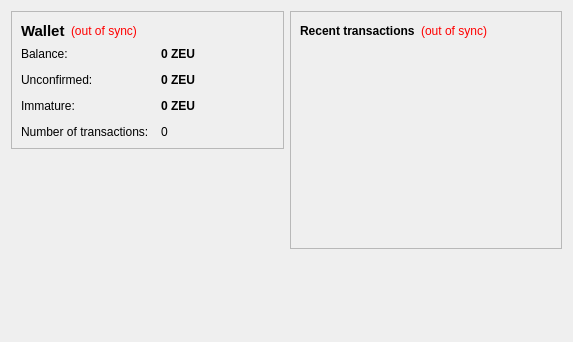
<?xml version="1.0" encoding="UTF-8"?>
<ui version="4.0">
 <class>OverviewPage</class>
 <widget class="QWidget" name="OverviewPage">
  <property name="geometry">
   <rect>
    <x>0</x>
    <y>0</y>
    <width>573</width>
    <height>342</height>
   </rect>
  </property>
  <property name="windowTitle">
   <string>Form</string>
  </property>
  <layout class="QHBoxLayout" name="horizontalLayout" stretch="1,1">
   <item>
    <layout class="QVBoxLayout" name="verticalLayout_2">
     <item>
      <widget class="QFrame" name="frame">
       <property name="frameShape">
        <enum>QFrame::StyledPanel</enum>
       </property>
       <property name="frameShadow">
        <enum>QFrame::Raised</enum>
       </property>
       <layout class="QVBoxLayout" name="verticalLayout_4">
        <item>
         <layout class="QHBoxLayout" name="horizontalLayout_4">
          <item>
           <widget class="QLabel" name="label_5">
            <property name="font">
             <font>
              <pointsize>11</pointsize>
              <weight>75</weight>
              <bold>true</bold>
             </font>
            </property>
            <property name="text">
             <string>Wallet</string>
            </property>
           </widget>
          </item>
          <item>
           <widget class="QLabel" name="labelWalletStatus">
            <property name="toolTip">
             <string>The displayed information may be out of date. Your wallet automatically synchronizes with the Zeuscoin network after a connection is established, but this process has not completed yet.</string>
            </property>
            <property name="styleSheet">
             <string notr="true">QLabel { color: red; }</string>
            </property>
            <property name="text">
             <string notr="true">(out of sync)</string>
            </property>
            <property name="alignment">
             <set>Qt::AlignLeading|Qt::AlignLeft|Qt::AlignVCenter</set>
            </property>
           </widget>
          </item>
          <item>
           <spacer name="horizontalSpacer_2">
            <property name="orientation">
             <enum>Qt::Horizontal</enum>
            </property>
            <property name="sizeHint" stdset="0">
             <size>
              <width>40</width>
              <height>20</height>
             </size>
            </property>
           </spacer>
          </item>
         </layout>
        </item>
        <item>
         <layout class="QFormLayout" name="formLayout_2">
          <property name="fieldGrowthPolicy">
           <enum>QFormLayout::AllNonFixedFieldsGrow</enum>
          </property>
          <property name="horizontalSpacing">
           <number>12</number>
          </property>
          <property name="verticalSpacing">
           <number>12</number>
          </property>
          <item row="0" column="0">
           <widget class="QLabel" name="label">
            <property name="text">
             <string>Balance:</string>
            </property>
           </widget>
          </item>
          <item row="0" column="1">
           <widget class="QLabel" name="labelBalance">
            <property name="font">
             <font>
              <weight>75</weight>
              <bold>true</bold>
             </font>
            </property>
            <property name="cursor">
             <cursorShape>IBeamCursor</cursorShape>
            </property>
            <property name="toolTip">
             <string>Your current balance</string>
            </property>
            <property name="text">
             <string notr="true">0 ZEU</string>
            </property>
            <property name="textInteractionFlags">
             <set>Qt::LinksAccessibleByMouse|Qt::TextSelectableByKeyboard|Qt::TextSelectableByMouse</set>
            </property>
           </widget>
          </item>
          <item row="1" column="0">
           <widget class="QLabel" name="label_3">
            <property name="text">
             <string>Unconfirmed:</string>
            </property>
           </widget>
          </item>
          <item row="1" column="1">
           <widget class="QLabel" name="labelUnconfirmed">
            <property name="font">
             <font>
              <weight>75</weight>
              <bold>true</bold>
             </font>
            </property>
            <property name="cursor">
             <cursorShape>IBeamCursor</cursorShape>
            </property>
            <property name="toolTip">
             <string>Total of transactions that have yet to be confirmed, and do not yet count toward the current balance</string>
            </property>
            <property name="text">
             <string notr="true">0 ZEU</string>
            </property>
            <property name="textInteractionFlags">
             <set>Qt::LinksAccessibleByMouse|Qt::TextSelectableByKeyboard|Qt::TextSelectableByMouse</set>
            </property>
           </widget>
          </item>
          <item row="3" column="0">
           <widget class="QLabel" name="label_2">
            <property name="text">
             <string>Number of transactions:</string>
            </property>
           </widget>
          </item>
          <item row="3" column="1">
           <widget class="QLabel" name="labelNumTransactions">
            <property name="toolTip">
             <string>Total number of transactions in wallet</string>
            </property>
            <property name="text">
             <string notr="true">0</string>
            </property>
           </widget>
          </item>
          <item row="2" column="0">
           <widget class="QLabel" name="labelImmatureText">
            <property name="text">
             <string>Immature:</string>
            </property>
           </widget>
          </item>
          <item row="2" column="1">
           <widget class="QLabel" name="labelImmature">
            <property name="font">
             <font>
              <weight>75</weight>
              <bold>true</bold>
             </font>
            </property>
            <property name="toolTip">
             <string>Mined balance that has not yet matured</string>
            </property>
            <property name="text">
             <string notr="true">0 ZEU</string>
            </property>
            <property name="textInteractionFlags">
             <set>Qt::LinksAccessibleByMouse|Qt::TextSelectableByKeyboard|Qt::TextSelectableByMouse</set>
            </property>
           </widget>
          </item>
         </layout>
        </item>
       </layout>
      </widget>
     </item>
     <item>
      <spacer name="verticalSpacer">
       <property name="orientation">
        <enum>Qt::Vertical</enum>
       </property>
       <property name="sizeHint" stdset="0">
        <size>
         <width>20</width>
         <height>40</height>
        </size>
       </property>
      </spacer>
     </item>
    </layout>
   </item>
   <item>
    <layout class="QVBoxLayout" name="verticalLayout_3">
     <item>
      <widget class="QFrame" name="frame_2">
       <property name="frameShape">
        <enum>QFrame::StyledPanel</enum>
       </property>
       <property name="frameShadow">
        <enum>QFrame::Raised</enum>
       </property>
       <layout class="QVBoxLayout" name="verticalLayout">
        <item>
         <layout class="QHBoxLayout" name="horizontalLayout_2">
          <item>
           <widget class="QLabel" name="label_4">
            <property name="text">
             <string>&lt;b&gt;Recent transactions&lt;/b&gt;</string>
            </property>
           </widget>
          </item>
          <item>
           <widget class="QLabel" name="labelTransactionsStatus">
            <property name="toolTip">
             <string>The displayed information may be out of date. Your wallet automatically synchronizes with the Zeuscoin network after a connection is established, but this process has not completed yet.</string>
            </property>
            <property name="styleSheet">
             <string notr="true">QLabel { color: red; }</string>
            </property>
            <property name="text">
             <string notr="true">(out of sync)</string>
            </property>
            <property name="alignment">
             <set>Qt::AlignRight|Qt::AlignTrailing|Qt::AlignVCenter</set>
            </property>
           </widget>
          </item>
          <item>
           <spacer name="horizontalSpacer">
            <property name="orientation">
             <enum>Qt::Horizontal</enum>
            </property>
            <property name="sizeHint" stdset="0">
             <size>
              <width>40</width>
              <height>20</height>
             </size>
            </property>
           </spacer>
          </item>
         </layout>
        </item>
        <item>
         <widget class="QListView" name="listTransactions">
          <property name="styleSheet">
           <string notr="true">QListView { background: transparent; }</string>
          </property>
          <property name="frameShape">
           <enum>QFrame::NoFrame</enum>
          </property>
          <property name="verticalScrollBarPolicy">
           <enum>Qt::ScrollBarAlwaysOff</enum>
          </property>
          <property name="horizontalScrollBarPolicy">
           <enum>Qt::ScrollBarAlwaysOff</enum>
          </property>
          <property name="selectionMode">
           <enum>QAbstractItemView::NoSelection</enum>
          </property>
         </widget>
        </item>
       </layout>
      </widget>
     </item>
     <item>
      <spacer name="verticalSpacer_2">
       <property name="orientation">
        <enum>Qt::Vertical</enum>
       </property>
       <property name="sizeHint" stdset="0">
        <size>
         <width>20</width>
         <height>40</height>
        </size>
       </property>
      </spacer>
     </item>
    </layout>
   </item>
  </layout>
 </widget>
 <resources/>
 <connections/>
</ui>
